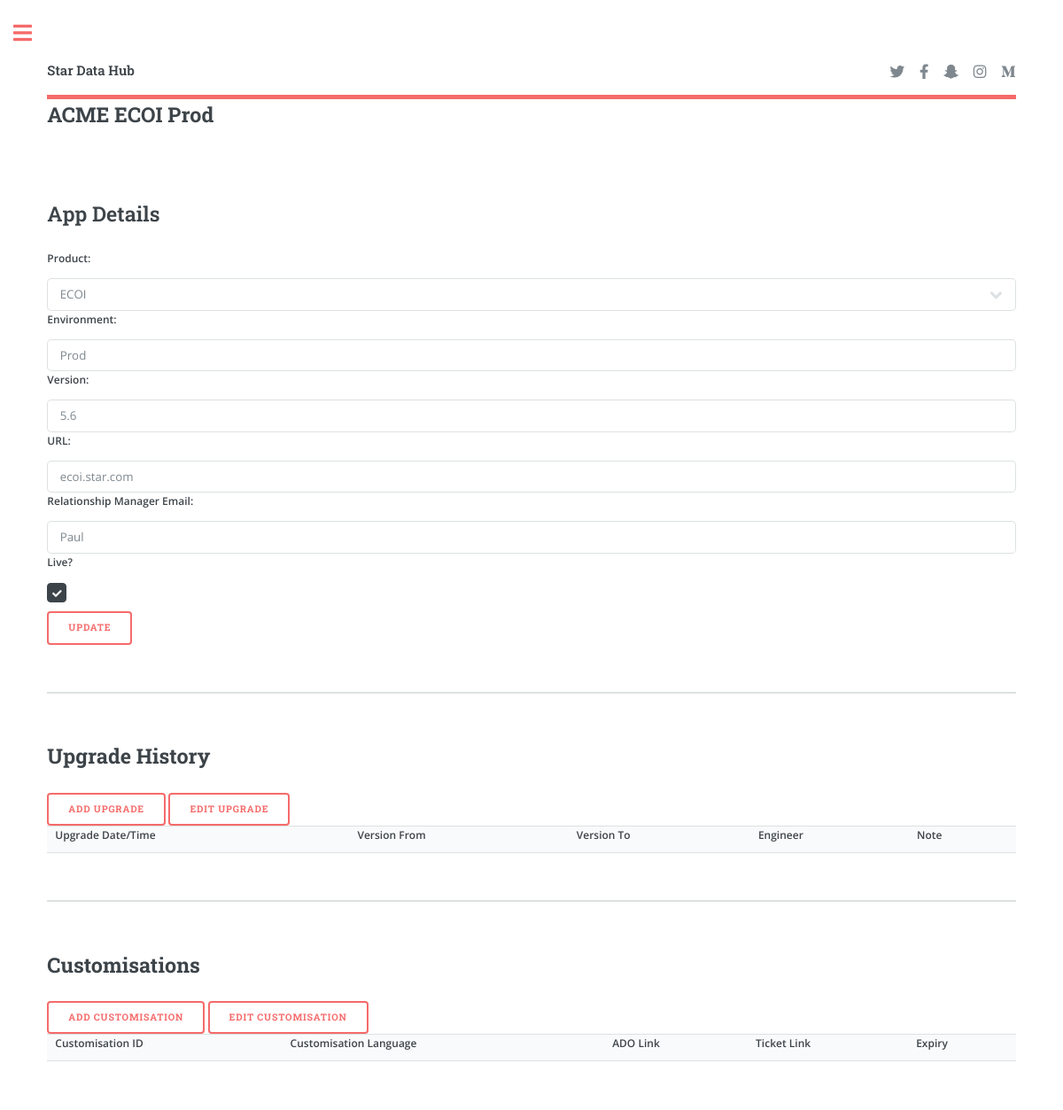
/clients/app/1/, run on an earlier commit of the app's database.
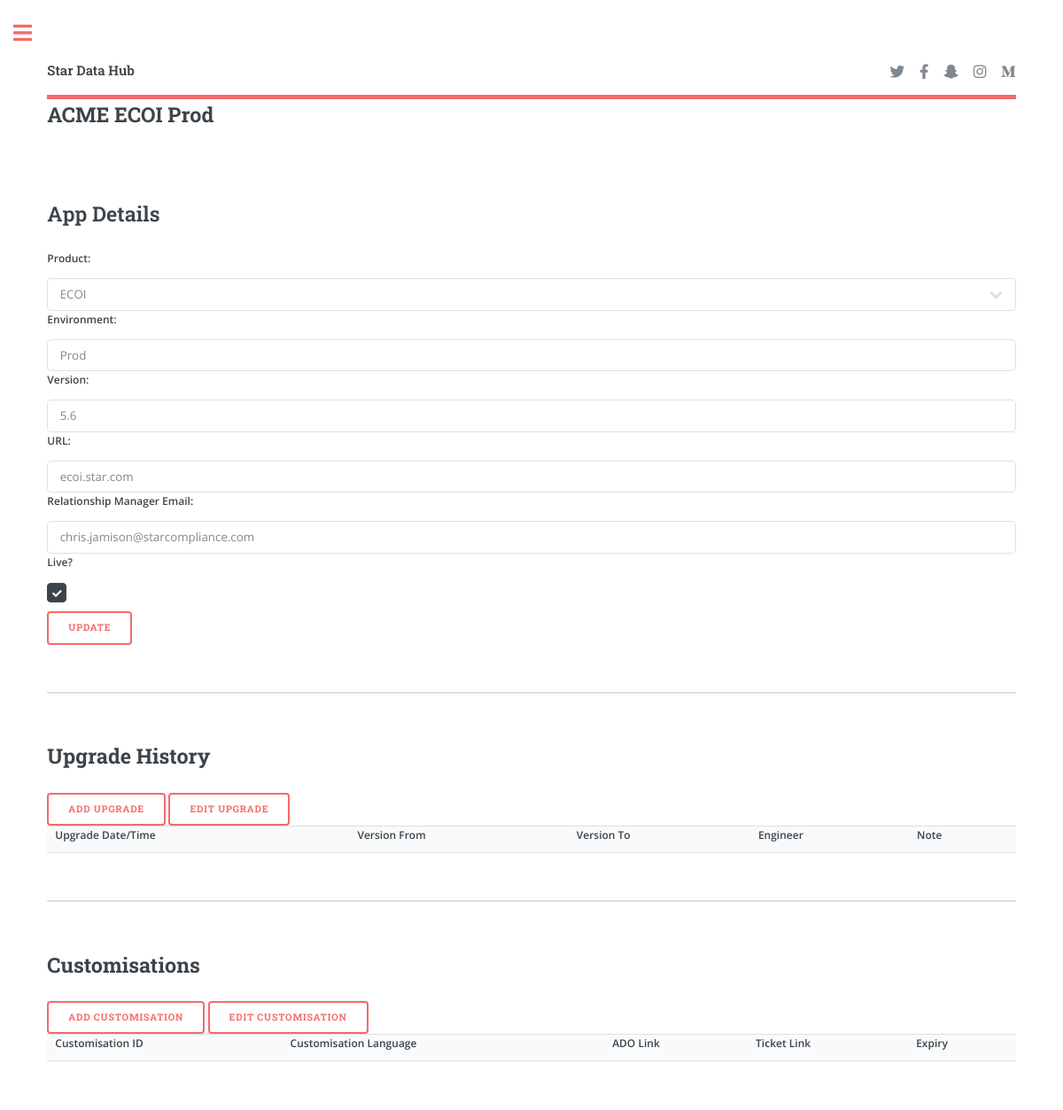
And on a later commit of the database.
### clientinstallations/models.py (models this page shows)
class ApplicationInstance(models.Model):
    product = models.CharField(max_length=50, choices=[
        ('ECOI','ECOI'),
        ('CCR','CCR'),
        ('IAR','IAR'),
        ('Mobile','Mobile'),
        ('User Management', 'User Management')
    ])
    environment = models.CharField(max_length=50)
    url = models.CharField(max_length=200)
    version = models.CharField(max_length=200)
    client = models.ForeignKey('client', on_delete=models.CASCADE, related_name='applications')
    relationshipmanager = models.CharField(max_length=200, null=True, blank=True)
    live = models.BooleanField(default=False)
    server = models.ManyToManyField('Server')

class Client(models.Model):
    name = models.CharField(max_length=200)
    shortcode = models.CharField(max_length=5)
    def __str__(self):
        return self.name

### clientinstallations/views.py (the view)
# urls.py: path('app/<int:pk>/', views.app_detail.as_view(), name='app'),
class app_detail(View):
    template_name = 'app.html'
    def get(self, request, pk):
        app = get_object_or_404(ApplicationInstance, pk=pk)
        context = {'app': app}
        return render(request, self.template_name, context)

### clientinstallations/templates/app.html (shortened to what this page needs)
{% extends 'base.html' %}
{% block content %}
<h2><a href="{% url 'client' app.client.id %}">{{app.client}}</a> {{app.product}} {{app.environment}}</h2>
<section>
    <h2><strong>App Details</strong></h2>
    <form action="{% url 'update_app' app.id %}" method="POST">
        <label for="product">Product:</label>
        <select id="product" name="product">
          <option value="ECOI" {% if app.product == 'ECOI' %}selected{% endif %}>ECOI</option>
        </select>
        <label for="environment">Environment:</label>
        <input type="text" id="environment" name="environment" value="{{ app.environment }}">
        <label for="version">Version:</label>
        <input type="text" id="version" name="version" value="{{ app.version }}">
        <label for="url">URL:</label>
        <input type="text" id="url" name="url" value="{{ app.url }}">
        <label for="relationshipmanager">Relationship Manager Email:</label>
        <input type="text" id="relationshipmanager" name="relationshipmanager" value="{{ app.relationshipmanager }}">
        <label for="live">Live?</label>
        <button type="submit">Update</button>
      </form>
</section>
<section>
    <h2>Upgrade History</h2>
    <button id="addUpgradeBtn">Add Upgrade</button>
    <button id="editUpgradeBtn">Edit Upgrade</button>
    <table>
        <thread>
            <tr>
                <th>Upgrade Date/Time</th>
                <th>Version From</th>
                <th>Version To</th>
                <th>Engineer</th>
                <th>Note</th>
            </tr>
        </thread>
    </table>
</section>
<section>
    <h2>Customisations</h2>
    <button id="addCustomBtn">Add Customisation</button>
    <button id="editCustomBtn">Edit Customisation</button>
    <table>
        <tr>
            <th>Customisation ID</th>
            <th>Customisation Language</th>
            <th>ADO Link</th>
            <th>Ticket Link</th>
            <th>Expiry</th>
        </tr>
    </table>
</section>
{% endblock %}

What changed in the data, as far as the page shows it:
changed ApplicationInstance "ECOI": relationshipmanager "Paul" → "chris.jamison@starcompliance.com"
